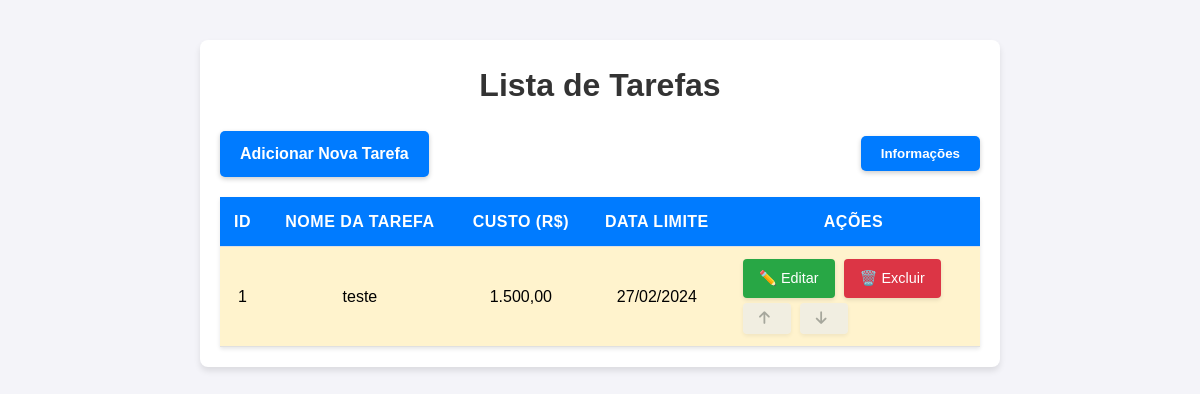
The app's page /, older data.
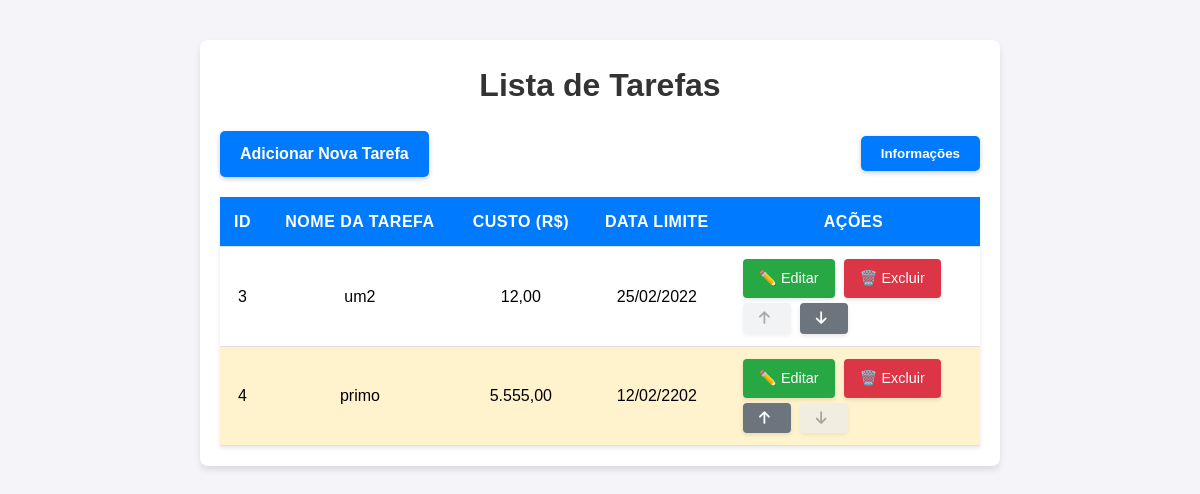
The same page, newer data.
### models.py (models this page shows)
class Tarefa(db.Model):
    __tablename__ = 'tarefas'
    id = db.Column(db.Integer, primary_key=True)
    nome = db.Column(db.String(100), unique=True, nullable=False)
    custo = db.Column(Numeric(precision=50, scale=2), nullable=False)
    data_limite = db.Column(db.Date, nullable=False)
    ordem = db.Column(db.Integer, nullable=False)

### app.py (the view)
@app.route('/')
def index():
    tarefas = Tarefa.query.order_by(Tarefa.ordem).all()
    return render_template('index.html', tarefas=tarefas)

### templates/index.html (shortened to what this page needs)
<!DOCTYPE html>
<html lang="en">
<head>
    <link rel="stylesheet" href="{{ url_for('static', filename='styles.css') }}">
    <link rel="stylesheet" href="https://cdnjs.cloudflare.com/ajax/libs/sweetalert/1.1.3/sweetalert.min.css">
    <link rel="stylesheet" href="https://cdnjs.cloudflare.com/ajax/libs/font-awesome/6.0.0-beta3/css/all.min.css">
</head>
<body>
    <div class="container">
        <h1>Lista de Tarefas</h1>
        <div class="button-container">
            <a href="{{ url_for('new_task') }}" class="btn">Adicionar Nova Tarefa</a>
            <button onclick="showInfo()" class="btn info-btn">Informações</button>
        </div>
        <table>
            <thead>
                <tr>
                    <th>ID</th>
                    <th>Nome da Tarefa</th>
                    <th>Custo (R$)</th>
                    <th>Data Limite</th>
                    <th>Ações</th>
                </tr>
            </thead>
            <tbody>
                {% for tarefa in tarefas %}
                <tr class="{% if tarefa.custo|float >= 1000 %}highlight{% endif %}">
                    <td>{{ tarefa.id }}</td>
                    <td>{{ tarefa.nome }}</td>
                    <td>{{ '{:,.2f}'.format(tarefa.custo).replace(',', 'X').replace('.', ',').replace('X', '.') }}</td>
                    <td>{{ tarefa.data_limite.strftime('%d/%m/%Y') }}</td>
                    <td>
                        <div class="action-container">
                            <div class="primary-actions">
                                <a href="{{ url_for('edit_task', id=tarefa.id) }}" class="action-btn edit-btn">✏️ Editar</a>
                                <button onclick="confirmDelete('{{ tarefa.id }}')" class="action-btn delete-btn">🗑️ Excluir</button>
                            </div>
                            <div class="move-actions">
                                <form action="{{ url_for('move_task', id=tarefa.id, direction='up') }}" method="post" style="display:inline;">
                                    <button type="submit" class="action-btn move-btn" {% if loop.first %} disabled {% endif %}>
                                        <i class="fas fa-arrow-up"></i>
                                    </button>
                                </form>
                                <form action="{{ url_for('move_task', id=tarefa.id, direction='down') }}" method="post" style="display:inline;">
                                    <button type="submit" class="action-btn move-btn" {% if loop.last %} disabled {% endif %}>
                                        <i class="fas fa-arrow-down"></i>
                                    </button>
                                </form>
                            </div>
                        </div>
                    </td>
                </tr>
                {% endfor %}
            </tbody>
        </table>
    </div>
</body>
</html>

Row changes from the older to the newer data that the page shows:
removed Tarefa: id "1", nome "teste", custo "1.500,00", data_limite "27/02/2024"
added Tarefa: id "3", nome "um2", custo "12,00", data_limite "25/02/2022"
added Tarefa: id "4", nome "primo", custo "5.555,00", data_limite "12/02/2202"
